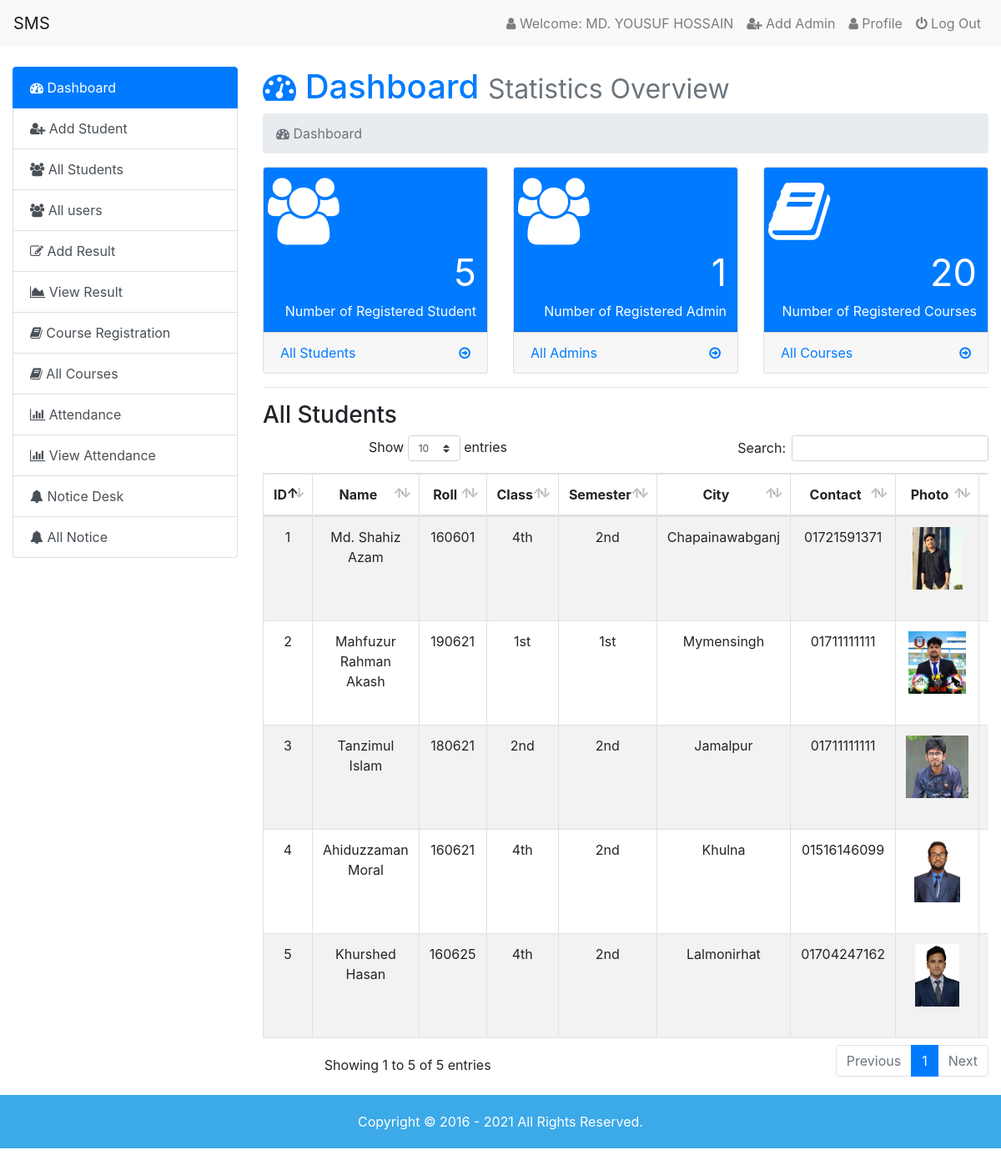
The page /admin/index.php (signed in) on the database its author committed.
### tables this page shows
CREATE TABLE `user` (
  `id` int(5) NOT NULL,
  `name` varchar(100) NOT NULL,
  `email` varchar(50) NOT NULL,
  `username` varchar(50) NOT NULL,
  `password` varchar(100) NOT NULL,
  `photo` varchar(50) NOT NULL,
  `status` varchar(10) NOT NULL
);

CREATE TABLE `student_info` (
  `id` int(5) NOT NULL,
  `name` varchar(100) NOT NULL,
  `roll` int(6) NOT NULL,
  `class` varchar(4) NOT NULL,
  `semester` varchar(5) NOT NULL,
  `city` varchar(50) NOT NULL,
  `pcontact` varchar(11) NOT NULL,
  `photo` varchar(50) NOT NULL,
  `time` timestamp NOT NULL DEFAULT CURRENT_TIMESTAMP
);

### admin/dashboard.php (the view, shortened to what this page needs)
<h1 class="text-primary"> <i class="fa fa-dashboard"></i> Dashboard <small class="text-muted"> Statistics Overview</small></h1>
<nav aria-label="breadcrumb">
	<ol class="breadcrumb">
		<li class="breadcrumb-item active" aria-current="page"> <i class="fa fa-dashboard"></i> Dashboard</li>
	</ol>
</nav>
<?php
require_once 'dbcon.php';
$countst=mysqli_query($link,"SELECT * FROM `student_info`");
$stnmbr=mysqli_num_rows($countst);
$countuser=mysqli_query($link,"SELECT * FROM `user`");
$usernmbr=mysqli_num_rows($countuser);
$countcrs=mysqli_query($link,"SELECT * FROM `courses`");
$crsnmbr=mysqli_num_rows($countcrs);
 ?>
	<div class="row">
		<div class="col-sm-4">
			<div class="card">
				<div class="card-header  bg-primary">
					<div class="row text-white">
						<div class="col-xs-3">
							<i class="fa fa-users fa-5x"></i>
						</div>
						<div class="col-xs-9 ml-auto mr-2">
							<div class=" float-right carddddd"><?php echo $stnmbr; ?></div>
							<div class="clearfix"></div>
							<div class="float-right">Number of Registered Student</div>
						</div>
					</div>
				</div>
				<a href="index.php?page=allstudent">
					<div class="card-footer">
					<span class="float-left">All Students</span>
					<span class="float-right"><i class="fa fa-arrow-circle-o-right"></i></span>
					<div class="clearfix"></div>
				</div>
				</a>
			</div>
		</div>
		<div class="col-sm-4">
			<div class="card">
				<div class="card-header  bg-primary">
					<div class="row text-white">
						<div class="col-xs-3">
							<i class="fa fa-users fa-5x"></i>
						</div>
						<div class="col-xs-9 ml-auto mr-2">
							<div class=" float-right carddddd"><?php echo $usernmbr; ?></div>
							<div class="clearfix"></div>
							<div class="float-right">Number of Registered Admin</div>
						</div>
					</div>
				</div>
				<a href="index.php?page=alluser">
					<div class="card-footer">
					<span class="float-left">All Admins</span>
					<span class="float-right"><i class="fa fa-arrow-circle-o-right"></i></span>
					<div class="clearfix"></div>
				</div>
				</a>
			</div>
		</div>
		<div class="col-sm-4">
			<div class="card">
				<div class="card-header  bg-primary">
					<div class="row text-white">
						<div class="col-xs-3">
							<i class="fa fa-book fa-5x"></i>
						</div>
						<div class="col-xs-9 ml-auto mr-2">
							<div class=" float-right carddddd"><?php echo $crsnmbr; ?></div>
							<div class="clearfix"></div>
							<div class="float-right">Number of Registered Courses</div>
						</div>
					</div>
				</div>
				<a href="index.php?page=allcourse">
					<div class="card-footer">
					<span class="float-left">All Courses</span>
					<span class="float-right"><i class="fa fa-arrow-circle-o-right"></i></span>
					<div class="clearfix"></div>
				</div>
				</a>
			</div>
		</div>
	</div>
<hr>
<h3>All Students</h3>
<div class="table-responsive text-center">
	<table id="data" class="table table-bordered table-hover table-striped">
	<thead>
		<tr>
			<th>ID</th>
			<th>Name</th>
			<th>Roll</th>
			<th>Class</th>
			<th>Semester</th>
			<th>City</th>
			<th>Contact</th>
			<th>Photo</th>
			<th>Action</th>
		</tr>
	</thead>
	<tbody>
		<?php
			$dbshow=mysqli_query($link,"SELECT * FROM `student_info` ;");
			while ($row=mysqli_fetch_assoc($dbshow)) {?>
		<tr>
			<td><?php echo $row['id']; ?></td>
			<td><?php echo ucwords($row['name']); ?></td>
			<td><?php echo $row['roll']; ?></td>
			<td><?php echo $row['class']; ?></td>
			<td><?php echo $row['semester']; ?></td>
			<td><?php echo ucwords($row['city']); ?></td>
			<td><?php echo $row['pcontact']; ?></td>
			<td> <img style="height: 75px;" src="stimages/<?php echo $row['photo']; ?>" alt=""> </td>
			<td>
      </td>
		</tr>
		<?php
			}
		 ?>
	</tbody>
</table>
</div>

### admin/index.php (shortened to what this page needs)
<?php
require_once'dbcon.php';
	$admin=$_SESSION['user_login'];
	$query=mysqli_query($link,"SELECT * FROM `user` WHERE `username`='$admin';");
	$result=mysqli_fetch_assoc($query);
 ?>
<!DOCTYPE html>
<html>
<head>
	<link rel="stylesheet" href="../css/bootstrap.min.css">
	<link rel="stylesheet" type="text/css" href="../css/style.css">
	<link rel="stylesheet" href="../css/font-awesome.min.css">
	<link rel="stylesheet" href="../css/dataTables.bootstrap4.min.css">
</head>
	<body>
		<nav class="navbar navbar-expand-lg navbar-light bg-light">
		  <a class="navbar-brand" href="index.php?page=dashboard">SMS</a>
		  <div class="collapse navbar-collapse" id="navbarSupportedContent">
		    <ul class="navbar-nav ml-auto">
		      <li class="nav-item">
		        <a class="nav-link" href="index.php?page=dashboard"><i class="fa fa-user"></i> Welcome: <?php echo $result['name']; ?></a>
		      </li>
					<li class="nav-item">
		        <a class="nav-link" href="register.php"><i class="fa fa-user-plus"></i> Add Admin</a>
		      </li>
					<li class="nav-item">
		        <a class="nav-link" href="index.php?page=userprofile"><i class="fa fa-user"></i> Profile</a>
		      </li>
					<li class="nav-item">
		        <a class="nav-link" href="logout.php"><i class="fa fa-power-off"></i> Log Out</a>
		      </li>
		    </ul>
		  </div>
		</nav>
		<div class="container-fluid mt-4">
			<div class="row">
				<div class="col-sm-3">
					<div class="list-group">
					  <a href="index.php?page=dashboard" class="list-group-item list-group-item-action active">
							<i class="fa fa-dashboard"></i>
						     Dashboard
					  </a>
					  <a href="index.php?page=addstudent" class="list-group-item list-group-item-action"><i class="fa fa-user-plus"></i> Add Student</a>
					  <a href="index.php?page=allstudent" class="list-group-item list-group-item-action"><i class="fa fa-users"></i> All Students</a>
					  <a href="index.php?page=alluser" class="list-group-item list-group-item-action "><i class="fa fa-users"></i> All users</a>
						<a href="index.php?page=addresult" class="list-group-item list-group-item-action "><i class="fa fa-edit"></i> Add Result</a>
						<a href="index.php?page=viewresult" class="list-group-item list-group-item-action "><i class="fa fa-area-chart"></i> View Result</a>
						<a href="index.php?page=courseregistration" class="list-group-item list-group-item-action "><i class="fa fa-book"></i> Course Registration</a>
						<a href="index.php?page=allcourse" class="list-group-item list-group-item-action "><i class="fa fa-book"></i> All Courses</a>
						<a href="index.php?page=attendance" class="list-group-item list-group-item-action "><i class="fa fa-bar-chart"></i> Attendance</a>
						<a href="index.php?page=attendancebydate" class="list-group-item list-group-item-action "><i class="fa fa-bar-chart"></i> View Attendance</a>
						<a href="index.php?page=notice" class="list-group-item list-group-item-action "><i class="fa fa-bell"></i> Notice Desk</a>
						<a href="index.php?page=viewnotice" class="list-group-item list-group-item-action "><i class="fa fa-bell"></i> All Notice</a>
					</div>
				</div>
				<div class="col-sm-9">
					<div class="content">
						<?php
						if (isset($_GET['page'])) {
							$page=$_GET['page'].'.php';
						}else{
							$page="dashboard.php";
						}
						if (file_exists($page)) {
							require_once $page;
						}else {
							require_once '404.php';
						}
						 ?>
					</div>
				</div>
			</div>
		</div>
		<footer class="footer-area">
			<p>Copyright &copy; 2016 - <?= date('Y') ?> All Rights Reserved.</p>
		</footer>
	</body>
</html>

### css/style.css (style rules this page uses)
.carddddd { font-size: 45px; }
.footer-area { background: #3CA9E8; text-align: center; color: white; }
.footer-area p { margin: 20px auto; padding: 20px 0; }
.content { min-height: 800px; }

### rows shown on the page
user: name "MD. YOUSUF HOSSAIN"
student_info: id "1", name "Md. Shahiz Azam", roll "160601", class "4th", semester "2nd", city "Chapainawabganj", pcontact "01721591371", photo (picture)
student_info: id "2", name "Mahfuzur Rahman Akash", roll "190621", class "1st", semester "1st", city "Mymensingh", pcontact "01711111111", photo (picture)
student_info: id "3", name "Tanzimul Islam", roll "180621", class "2nd", semester "2nd", city "Jamalpur", pcontact "01711111111", photo (picture)
student_info: id "4", name "Ahiduzzaman Moral", roll "160621", class "4th", semester "2nd", city "Khulna", pcontact "01516146099", photo (picture)
student_info: id "5", name "Khurshed Hasan", roll "160625", class "4th", semester "2nd", city "Lalmonirhat", pcontact "01704247162", photo (picture)

### other values the page prints
$stnmbr "5"
$usernmbr "1"
$crsnmbr "20"
